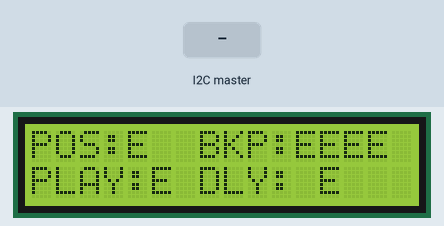
This sketch was run on a simulated Arduino Uno, built with avr-gcc and run on an emulated ATmega328P. Parts: 16×2 character LCD. The test bench sets the inputs (shaded band). What the sketch prints to the serial monitor is not drawn.

Above: at 15.2 s.
15.3 s: the I2C master sends the byte 90
At 16.5 s:
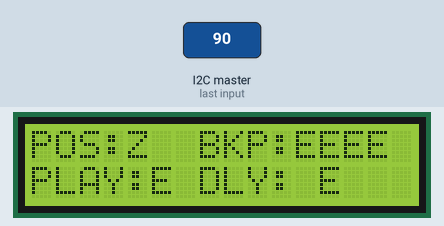
16.8 s: the I2C master sends the byte 1
At 17.4 s:
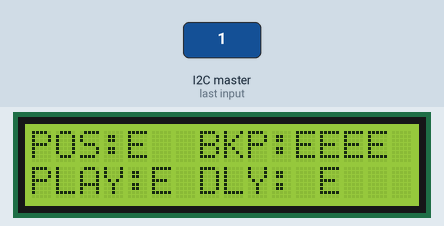
Timing chart, 0 to 19.8 s (numbered marks = the images above; inputs shaded):
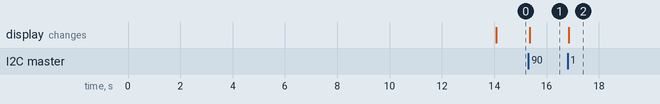

Measured:
- after the input at 15.3 s, the display: changes after 0.06 s (image 1)
- after the input at 16.8 s, the display: changes after 0.05 s (image 2)

The sketch:

2019LCD.ino
```cpp
//Sample using LiquidCrystal library
#include <LiquidCrystal.h>
#include <Wire.h>
/*******************************************************

This program will test the LCD panel and the buttons
Mark Bramwell, July 2010

********************************************************/

// select the pins used on the LCD panel
LiquidCrystal lcd(8, 9, 4, 5, 6, 7);

// define some values used by the panel and buttons
int lcd_key     = 0;
int adc_key_in  = 0;
#define btnRIGHT  0
#define btnUP     1
#define btnDOWN   2
#define btnLEFT   3
#define btnSELECT 4
#define btnNONE   5

boolean connectedToRIO = false; // are we connected to the RoboRIO?
String whatToDoWithYou; // What must be executed >:D
String currentPlay = "?";
String currentPos = "?";
String switch1 = "?";
String switch2 = "?";
String switch3 = "?";
String switch4 = "?";
String toDo;
String delayVal = "";

void resetLcd()
{
  lcd.clear();
  lcd.setCursor(0,0);
}

int callFromRIO(int bytesComing)
{
  whatToDoWithYou = "";
  while ( Wire.available() > 0 )  {
    char n = (char)Wire.read();
    if (((int)n) > ((int)(' ')))
      whatToDoWithYou += n;
  }
}

void setup()
{
 lcd.begin(16, 2);              // start the library
 resetLcd(); // reset display
 lcd.setCursor(0,0); // set cursor to start


  lcd.print("Starting Up! :D");
  lcd.setCursor(0,1);
  lcd.print("---+++---+++--->");
  // RoboRIO my love!!! :)
  delay(10000);
  Wire.begin(8);
  Wire.onReceive(callFromRIO);
  // Rev up your serial ports to 9600 bps:
  Serial.begin(9600);
  //Make sure everyone sees that amazing start up screen ;)
  delay(4000);
}

void loop()
{

  toDo = whatToDoWithYou;

  Serial.println(whatToDoWithYou);
  currentPos = toDo.charAt(0);
  currentPlay = toDo.charAt(1);
  switch1 = toDo.charAt(2);
  switch2 = toDo.charAt(3);
  switch3 = toDo.charAt(4);
  switch4 = toDo.charAt(5);
  delayVal = "";
  delayVal = toDo.substring(6);

  Serial.println(switch1);
  Serial.println(switch4);
    if (currentPos == "")
    currentPos = "E";
  if (currentPlay == "")
    currentPlay = "E";
  if (delayVal == "")
    delayVal = "E";
  if (switch1 == "")
    switch1 = "E";
  if (switch2 == "")
    switch2 = "E";
  if (switch3 == "")
    switch3 = "E";
  if (switch4 == "")
    switch4 = "E";

    // print the information:
  resetLcd();
  lcd.setCursor(0,0);
  lcd.print("POS:");
  lcd.print(currentPos);
  lcd.setCursor(0,1);
  lcd.print("PLAY:");
  lcd.print(currentPlay);

  lcd.setCursor(7,0);
  lcd.print("BKP:");
  lcd.print(switch1);
  lcd.print(switch2);
  lcd.print(switch3);
  lcd.print(switch4);

  lcd.setCursor(7,1);
  lcd.print("DLY: ");
  lcd.print(delayVal);

  delay(100);

}
```
